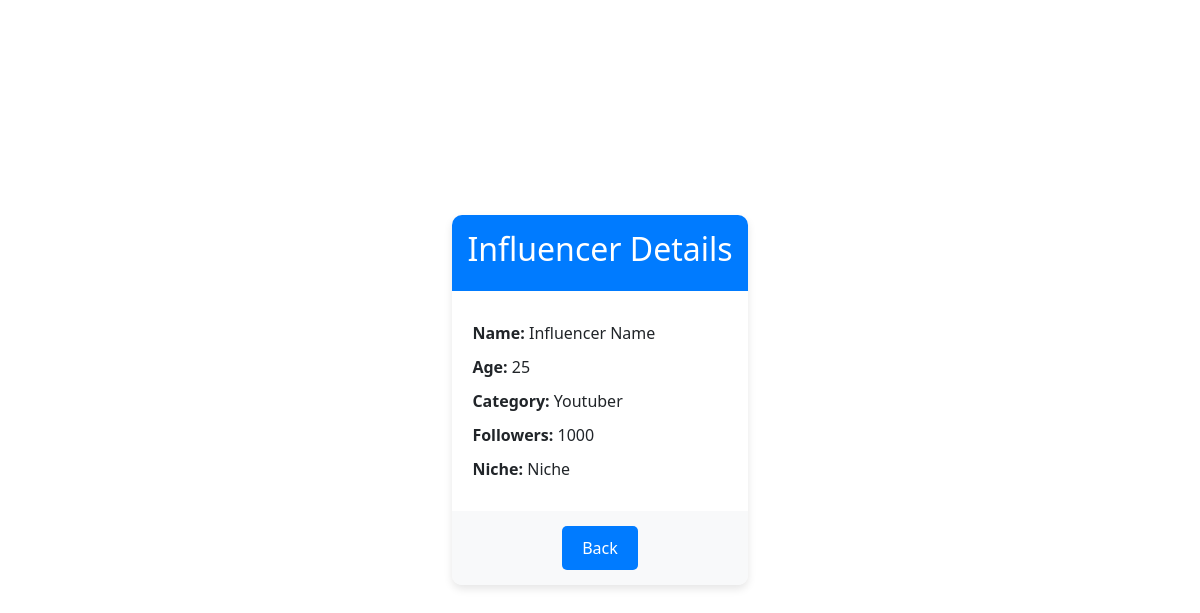
/view_influencer/1, run on the app's committed database.
### models.py (models this page shows)
class Influencer(db.Model):
    id = db.Column(db.Integer, primary_key=True)
    user_id = db.Column(db.Integer, db.ForeignKey('user.id'), nullable=False)
    influencer_name = db.Column(db.String(50), nullable=False)
    category = db.Column(db.String(50), nullable=False)
    age = db.Column(db.Integer, CheckConstraint('age >= 0 AND age <= 120'), nullable=False)
    niche = db.Column(db.String(50), nullable=False)
    reach = db.Column(db.Integer, nullable=False)
    is_active = db.Column(db.Boolean, default=True)
    sponsor_id = db.Column(db.Integer, db.ForeignKey('sponsor.id'), nullable=True)
    sponsors = db.relationship('Sponsor', backref='influencer', uselist=False, foreign_keys=[sponsor_id])
    add_requests = db.relationship('AddRequest', backref='influencer', cascade="all, delete-orphan", lazy=True)

### routes.py (the view)
@app.route('/view_influencer/<int:influencer_id>')
def view_influencer(influencer_id):
    influencer = Influencer.query.get_or_404(influencer_id)
    return render_template('influencer_details.html', influencer=influencer)

### templates/influencer_details.html (shortened to what this page needs)
{% extends 'base.html' %}
{% block link %}
<link rel="stylesheet" href="/static/css/influencer_&_influencer_details.css">
{% endblock %}
{% block content %}
<div class="container2">
    <div class="card2">
        <div class="card-header2">
            <h2>Influencer Details</h2>
        </div>
        <div class="card-body2">
            <p><strong>Name:</strong> {{influencer.influencer_name}} </p>
            <p><strong>Age:</strong> {{influencer.age}} </p>
            <p><strong>Category:</strong> {{influencer.category}} </p>
            <p><strong>Followers:</strong> {{influencer.reach}} </p>
            <p><strong>Niche:</strong> {{influencer.niche}} </p>
        </div>
        <div class="card-footer2">
            <a href="{{ url_for('admin') }}#influencer-details" class="btn2 btn-back2">Back</a>
        </div>
    </div>
</div>
{% endblock %}

### static/css/influencer_&_influencer_details.css (style rules this page uses)
body { background-color: #f5f5f5; font-family: Arial, sans-serif; }
.container2 { display: flex; justify-content: center; align-items: center; height: 100vh; padding: 20px; }
.card2 { background: #fff; border-radius: 10px; box-shadow: 0 4px 8px rgba(0, 0, 0, 0.1); overflow: hidden; transition: transform 0.3s ease, box-shadow 0.3s ease; }
.card-header2 { background-color: #007bff; color: #fff; padding: 15px; text-align: center; }
.card-body2 { padding: 20px; }
.card-body2 p { margin: 10px 0; font-size: 16px; }
.card-footer2 { background-color: #f8f9fa; padding: 15px; text-align: center; }
.btn-back2 { display: inline-block; padding: 10px 20px; font-size: 16px; color: #fff; background-color: #007bff; border: none; border-radius: 5px; text-decoration: none; transition: background-color 0.3s ease, transform 0.3s ease; }

### data on the page
Influencer: influencer_name "Influencer Name", age "25", category "Youtuber", reach "1000", niche "Niche"
